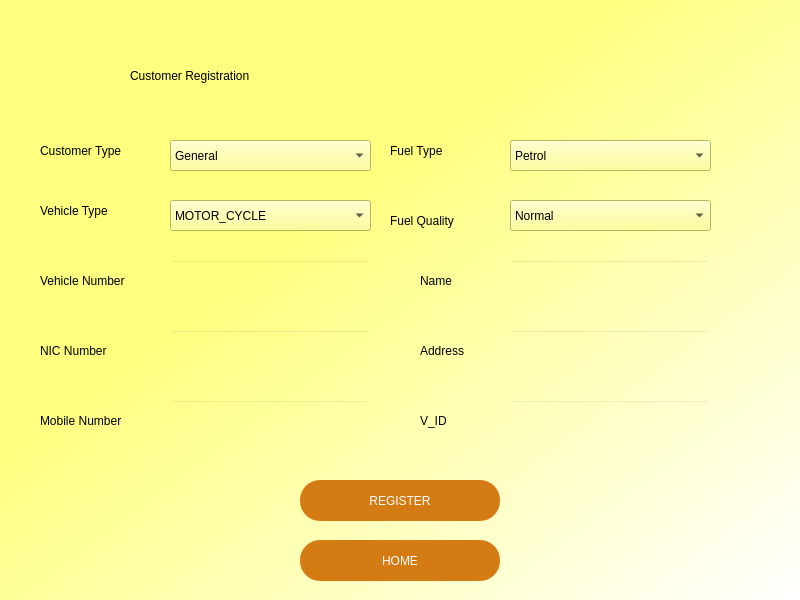
<?xml version="1.0" encoding="UTF-8"?>
<ui version="4.0">
 <class>Dialog</class>
 <widget class="QDialog" name="Dialog">
  <property name="geometry">
   <rect>
    <x>0</x>
    <y>0</y>
    <width>800</width>
    <height>600</height>
   </rect>
  </property>
  <property name="windowTitle">
   <string>Dialog</string>
  </property>
  <property name="styleSheet">
   <string notr="true"/>
  </property>
  <widget class="QWidget" name="widget" native="true">
   <property name="geometry">
    <rect>
     <x>0</x>
     <y>0</y>
     <width>800</width>
     <height>600</height>
    </rect>
   </property>
   <property name="layoutDirection">
    <enum>Qt::LeftToRight</enum>
   </property>
   <property name="autoFillBackground">
    <bool>false</bool>
   </property>
   <property name="styleSheet">
    <string notr="true">QWidget#widget{
background-color: qlineargradient(spread:pad, x1:0, y1:0, x2:1, y2:1, stop:0.374302 rgba(255, 255, 127, 255), stop:1 rgba(255, 255, 255, 255))}
</string>
   </property>
   <widget class="QLabel" name="label_2">
    <property name="geometry">
     <rect>
      <x>130</x>
      <y>40</y>
      <width>531</width>
      <height>71</height>
     </rect>
    </property>
    <property name="styleSheet">
     <string notr="true">
font: 48pt &quot;Poor Richard&quot;;

color: rgb(0, 0, 0);</string>
    </property>
    <property name="text">
     <string>Customer Registration</string>
    </property>
   </widget>
   <widget class="QLineEdit" name="lineEdit_ve">
    <property name="geometry">
     <rect>
      <x>170</x>
      <y>260</y>
      <width>200</width>
      <height>40</height>
     </rect>
    </property>
    <property name="styleSheet">
     <string notr="true">background-color: rgba(0, 0, 0,0);
font: 14pt &quot;MS Shell Dlg 2&quot;;</string>
    </property>
   </widget>
   <widget class="QLabel" name="label_8">
    <property name="geometry">
     <rect>
      <x>40</x>
      <y>270</y>
      <width>111</width>
      <height>21</height>
     </rect>
    </property>
    <property name="styleSheet">
     <string notr="true">color: rgb(0, 0, 0);

font: 12pt &quot;MS Shell Dlg 2&quot;;
</string>
    </property>
    <property name="text">
     <string>Vehicle Number</string>
    </property>
    <property name="scaledContents">
     <bool>false</bool>
    </property>
    <property name="wordWrap">
     <bool>false</bool>
    </property>
   </widget>
   <widget class="QLabel" name="lbl_error_ve">
    <property name="geometry">
     <rect>
      <x>170</x>
      <y>300</y>
      <width>200</width>
      <height>21</height>
     </rect>
    </property>
    <property name="styleSheet">
     <string notr="true">color: rgb(208, 0, 0);

font: 8pt &quot;MS Shell Dlg 2&quot;;
</string>
    </property>
    <property name="text">
     <string/>
    </property>
    <property name="scaledContents">
     <bool>false</bool>
    </property>
    <property name="wordWrap">
     <bool>false</bool>
    </property>
   </widget>
   <widget class="QPushButton" name="button_reg">
    <property name="geometry">
     <rect>
      <x>300</x>
      <y>480</y>
      <width>200</width>
      <height>41</height>
     </rect>
    </property>
    <property name="styleSheet">
     <string notr="true">border-radius:20px;
font: 75 14pt &quot;MS Shell Dlg 2&quot;;
color: rgb(255, 255, 255);
background-color: rgb(213, 123, 20);</string>
    </property>
    <property name="text">
     <string>REGISTER</string>
    </property>
   </widget>
   <widget class="QLabel" name="label_9">
    <property name="geometry">
     <rect>
      <x>40</x>
      <y>340</y>
      <width>91</width>
      <height>21</height>
     </rect>
    </property>
    <property name="styleSheet">
     <string notr="true">color: rgb(0, 0, 0);

font: 12pt &quot;MS Shell Dlg 2&quot;;
</string>
    </property>
    <property name="text">
     <string>NIC Number</string>
    </property>
    <property name="scaledContents">
     <bool>false</bool>
    </property>
    <property name="wordWrap">
     <bool>false</bool>
    </property>
   </widget>
   <widget class="QLabel" name="lbl_error_ni">
    <property name="geometry">
     <rect>
      <x>170</x>
      <y>370</y>
      <width>200</width>
      <height>21</height>
     </rect>
    </property>
    <property name="styleSheet">
     <string notr="true">color: rgb(208, 0, 0);

font: 8pt &quot;MS Shell Dlg 2&quot;;
</string>
    </property>
    <property name="text">
     <string/>
    </property>
    <property name="scaledContents">
     <bool>false</bool>
    </property>
    <property name="wordWrap">
     <bool>false</bool>
    </property>
   </widget>
   <widget class="QLineEdit" name="lineEdit_ni">
    <property name="geometry">
     <rect>
      <x>170</x>
      <y>330</y>
      <width>200</width>
      <height>40</height>
     </rect>
    </property>
    <property name="styleSheet">
     <string notr="true">background-color: rgba(0, 0, 0,0);
font: 14pt &quot;MS Shell Dlg 2&quot;;</string>
    </property>
   </widget>
   <widget class="QLabel" name="label_10">
    <property name="geometry">
     <rect>
      <x>40</x>
      <y>410</y>
      <width>111</width>
      <height>21</height>
     </rect>
    </property>
    <property name="styleSheet">
     <string notr="true">color: rgb(0, 0, 0);

font: 12pt &quot;MS Shell Dlg 2&quot;;
</string>
    </property>
    <property name="text">
     <string>Mobile Number</string>
    </property>
    <property name="scaledContents">
     <bool>false</bool>
    </property>
    <property name="wordWrap">
     <bool>false</bool>
    </property>
   </widget>
   <widget class="QLabel" name="lbl_error_nu">
    <property name="geometry">
     <rect>
      <x>170</x>
      <y>440</y>
      <width>200</width>
      <height>21</height>
     </rect>
    </property>
    <property name="styleSheet">
     <string notr="true">color: rgb(208, 0, 0);

font: 10pt &quot;MS Shell Dlg 2&quot;;
</string>
    </property>
    <property name="text">
     <string/>
    </property>
    <property name="scaledContents">
     <bool>false</bool>
    </property>
    <property name="wordWrap">
     <bool>false</bool>
    </property>
   </widget>
   <widget class="QLineEdit" name="lineEdit_nu">
    <property name="geometry">
     <rect>
      <x>170</x>
      <y>400</y>
      <width>200</width>
      <height>40</height>
     </rect>
    </property>
    <property name="styleSheet">
     <string notr="true">background-color: rgba(0, 0, 0,0);
font: 14pt &quot;MS Shell Dlg 2&quot;;</string>
    </property>
   </widget>
   <widget class="QLabel" name="label_13">
    <property name="geometry">
     <rect>
      <x>420</x>
      <y>270</y>
      <width>60</width>
      <height>21</height>
     </rect>
    </property>
    <property name="styleSheet">
     <string notr="true">color: rgb(0, 0, 0);

font: 12pt &quot;MS Shell Dlg 2&quot;;
</string>
    </property>
    <property name="text">
     <string>Name</string>
    </property>
    <property name="scaledContents">
     <bool>false</bool>
    </property>
    <property name="wordWrap">
     <bool>false</bool>
    </property>
   </widget>
   <widget class="QLineEdit" name="lineEdit_name">
    <property name="geometry">
     <rect>
      <x>510</x>
      <y>260</y>
      <width>200</width>
      <height>40</height>
     </rect>
    </property>
    <property name="styleSheet">
     <string notr="true">background-color: rgba(0, 0, 0,0);
font: 14pt &quot;MS Shell Dlg 2&quot;;</string>
    </property>
   </widget>
   <widget class="QLabel" name="label_14">
    <property name="geometry">
     <rect>
      <x>420</x>
      <y>340</y>
      <width>60</width>
      <height>21</height>
     </rect>
    </property>
    <property name="styleSheet">
     <string notr="true">color: rgb(0, 0, 0);

font: 12pt &quot;MS Shell Dlg 2&quot;;
</string>
    </property>
    <property name="text">
     <string>Address</string>
    </property>
    <property name="scaledContents">
     <bool>false</bool>
    </property>
    <property name="wordWrap">
     <bool>false</bool>
    </property>
   </widget>
   <widget class="QLineEdit" name="lineEdit_ad">
    <property name="geometry">
     <rect>
      <x>510</x>
      <y>330</y>
      <width>200</width>
      <height>40</height>
     </rect>
    </property>
    <property name="styleSheet">
     <string notr="true">background-color: rgba(0, 0, 0,0);
font: 14pt &quot;MS Shell Dlg 2&quot;;</string>
    </property>
   </widget>
   <widget class="QLineEdit" name="lineEdit_vid">
    <property name="geometry">
     <rect>
      <x>510</x>
      <y>400</y>
      <width>200</width>
      <height>40</height>
     </rect>
    </property>
    <property name="styleSheet">
     <string notr="true">background-color: rgba(0, 0, 0,0);
font: 14pt &quot;MS Shell Dlg 2&quot;;</string>
    </property>
   </widget>
   <widget class="QLabel" name="lbl_error_vid">
    <property name="geometry">
     <rect>
      <x>510</x>
      <y>440</y>
      <width>200</width>
      <height>21</height>
     </rect>
    </property>
    <property name="styleSheet">
     <string notr="true">color: rgb(208, 0, 0);

font: 10pt &quot;MS Shell Dlg 2&quot;;
</string>
    </property>
    <property name="text">
     <string/>
    </property>
    <property name="scaledContents">
     <bool>false</bool>
    </property>
    <property name="wordWrap">
     <bool>false</bool>
    </property>
   </widget>
   <widget class="QLabel" name="label_11">
    <property name="geometry">
     <rect>
      <x>420</x>
      <y>410</y>
      <width>41</width>
      <height>21</height>
     </rect>
    </property>
    <property name="styleSheet">
     <string notr="true">color: rgb(0, 0, 0);

font: 12pt &quot;MS Shell Dlg 2&quot;;
</string>
    </property>
    <property name="text">
     <string>V_ID</string>
    </property>
    <property name="scaledContents">
     <bool>false</bool>
    </property>
    <property name="wordWrap">
     <bool>false</bool>
    </property>
   </widget>
   <widget class="QLabel" name="lbl_error_all">
    <property name="geometry">
     <rect>
      <x>320</x>
      <y>450</y>
      <width>161</width>
      <height>21</height>
     </rect>
    </property>
    <property name="styleSheet">
     <string notr="true">color: rgb(208, 0, 0);

font: 10pt &quot;MS Shell Dlg 2&quot;;
</string>
    </property>
    <property name="text">
     <string/>
    </property>
    <property name="scaledContents">
     <bool>false</bool>
    </property>
    <property name="wordWrap">
     <bool>false</bool>
    </property>
   </widget>
   <widget class="QComboBox" name="box_ft">
    <property name="geometry">
     <rect>
      <x>510</x>
      <y>140</y>
      <width>201</width>
      <height>31</height>
     </rect>
    </property>
    <property name="styleSheet">
     <string notr="true">color: rgb(0, 0, 0);
font: 12pt &quot;MS Shell Dlg 2&quot;;
background-color: rgb(255, 255, 127);</string>
    </property>
    <item>
     <property name="text">
      <string>Petrol</string>
     </property>
    </item>
    <item>
     <property name="text">
      <string>Diesel</string>
     </property>
    </item>
   </widget>
   <widget class="QComboBox" name="box_gen">
    <property name="geometry">
     <rect>
      <x>170</x>
      <y>140</y>
      <width>201</width>
      <height>31</height>
     </rect>
    </property>
    <property name="styleSheet">
     <string notr="true">color: rgb(0, 0, 0);
font: 12pt &quot;MS Shell Dlg 2&quot;;
background-color: rgb(255, 255, 127);</string>
    </property>
    <item>
     <property name="text">
      <string>General</string>
     </property>
    </item>
    <item>
     <property name="text">
      <string>Essential</string>
     </property>
    </item>
   </widget>
   <widget class="QComboBox" name="box_fq">
    <property name="geometry">
     <rect>
      <x>510</x>
      <y>200</y>
      <width>201</width>
      <height>31</height>
     </rect>
    </property>
    <property name="styleSheet">
     <string notr="true">color: rgb(0, 0, 0);
font: 12pt &quot;MS Shell Dlg 2&quot;;
background-color: rgb(255, 255, 127);</string>
    </property>
    <item>
     <property name="text">
      <string>Normal</string>
     </property>
    </item>
    <item>
     <property name="text">
      <string>Super</string>
     </property>
    </item>
   </widget>
   <widget class="QComboBox" name="box_vt">
    <property name="geometry">
     <rect>
      <x>170</x>
      <y>200</y>
      <width>201</width>
      <height>31</height>
     </rect>
    </property>
    <property name="styleSheet">
     <string notr="true">color: rgb(0, 0, 0);
font: 12pt &quot;MS Shell Dlg 2&quot;;
background-color: rgb(255, 255, 127);</string>
    </property>
    <item>
     <property name="text">
      <string>MOTOR_CYCLE</string>
     </property>
    </item>
    <item>
     <property name="text">
      <string>THREE WHEELER</string>
     </property>
    </item>
    <item>
     <property name="text">
      <string>CAR</string>
     </property>
    </item>
    <item>
     <property name="text">
      <string>JEEP</string>
     </property>
    </item>
    <item>
     <property name="text">
      <string>CAB</string>
     </property>
    </item>
    <item>
     <property name="text">
      <string>BUS</string>
     </property>
    </item>
    <item>
     <property name="text">
      <string>VAN</string>
     </property>
    </item>
    <item>
     <property name="text">
      <string>LORRY</string>
     </property>
    </item>
   </widget>
   <widget class="QLabel" name="label_12">
    <property name="geometry">
     <rect>
      <x>40</x>
      <y>140</y>
      <width>111</width>
      <height>21</height>
     </rect>
    </property>
    <property name="styleSheet">
     <string notr="true">color: rgb(0, 0, 0);

font: 12pt &quot;MS Shell Dlg 2&quot;;
</string>
    </property>
    <property name="text">
     <string>Customer Type</string>
    </property>
    <property name="scaledContents">
     <bool>false</bool>
    </property>
    <property name="wordWrap">
     <bool>false</bool>
    </property>
   </widget>
   <widget class="QLabel" name="label_15">
    <property name="geometry">
     <rect>
      <x>390</x>
      <y>140</y>
      <width>111</width>
      <height>21</height>
     </rect>
    </property>
    <property name="styleSheet">
     <string notr="true">color: rgb(0, 0, 0);

font: 12pt &quot;MS Shell Dlg 2&quot;;
</string>
    </property>
    <property name="text">
     <string>Fuel Type</string>
    </property>
    <property name="scaledContents">
     <bool>false</bool>
    </property>
    <property name="wordWrap">
     <bool>false</bool>
    </property>
   </widget>
   <widget class="QLabel" name="label_16">
    <property name="geometry">
     <rect>
      <x>40</x>
      <y>200</y>
      <width>111</width>
      <height>21</height>
     </rect>
    </property>
    <property name="styleSheet">
     <string notr="true">color: rgb(0, 0, 0);

font: 12pt &quot;MS Shell Dlg 2&quot;;
</string>
    </property>
    <property name="text">
     <string>Vehicle Type</string>
    </property>
    <property name="scaledContents">
     <bool>false</bool>
    </property>
    <property name="wordWrap">
     <bool>false</bool>
    </property>
   </widget>
   <widget class="QLabel" name="label_17">
    <property name="geometry">
     <rect>
      <x>390</x>
      <y>210</y>
      <width>111</width>
      <height>21</height>
     </rect>
    </property>
    <property name="styleSheet">
     <string notr="true">color: rgb(0, 0, 0);

font: 12pt &quot;MS Shell Dlg 2&quot;;
</string>
    </property>
    <property name="text">
     <string>Fuel Quality</string>
    </property>
    <property name="scaledContents">
     <bool>false</bool>
    </property>
    <property name="wordWrap">
     <bool>false</bool>
    </property>
   </widget>
   <widget class="QPushButton" name="home_button3">
    <property name="geometry">
     <rect>
      <x>300</x>
      <y>540</y>
      <width>200</width>
      <height>41</height>
     </rect>
    </property>
    <property name="styleSheet">
     <string notr="true">border-radius:20px;
font: 75 14pt &quot;MS Shell Dlg 2&quot;;
color: rgb(255, 255, 255);
background-color: rgb(213, 123, 20);</string>
    </property>
    <property name="text">
     <string>HOME</string>
    </property>
   </widget>
  </widget>
 </widget>
 <resources/>
 <connections/>
</ui>
